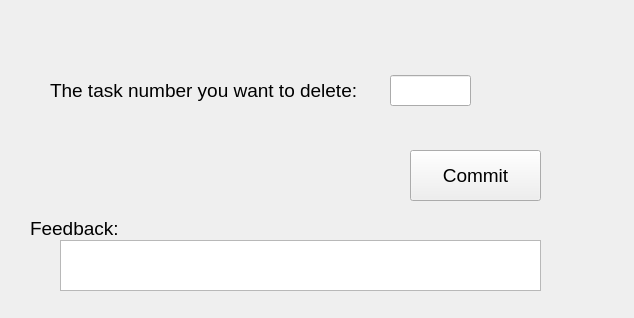
<?xml version="1.0" encoding="UTF-8"?>
<ui version="4.0">
 <class>DeleteTask</class>
 <widget class="QWidget" name="DeleteTask">
  <property name="geometry">
   <rect>
    <x>0</x>
    <y>0</y>
    <width>634</width>
    <height>318</height>
   </rect>
  </property>
  <property name="windowTitle">
   <string>Form</string>
  </property>
  <widget class="QLabel" name="label">
   <property name="geometry">
    <rect>
     <x>50</x>
     <y>80</y>
     <width>331</width>
     <height>21</height>
    </rect>
   </property>
   <property name="font">
    <font>
     <pointsize>14</pointsize>
    </font>
   </property>
   <property name="text">
    <string>The task number you want to delete:</string>
   </property>
  </widget>
  <widget class="QLineEdit" name="number">
   <property name="geometry">
    <rect>
     <x>390</x>
     <y>75</y>
     <width>81</width>
     <height>31</height>
    </rect>
   </property>
  </widget>
  <widget class="QPushButton" name="pushButton">
   <property name="geometry">
    <rect>
     <x>410</x>
     <y>150</y>
     <width>131</width>
     <height>51</height>
    </rect>
   </property>
   <property name="font">
    <font>
     <pointsize>14</pointsize>
    </font>
   </property>
   <property name="text">
    <string>Commit</string>
   </property>
  </widget>
  <widget class="QLabel" name="label_2">
   <property name="geometry">
    <rect>
     <x>30</x>
     <y>220</y>
     <width>101</width>
     <height>17</height>
    </rect>
   </property>
   <property name="font">
    <font>
     <pointsize>14</pointsize>
    </font>
   </property>
   <property name="text">
    <string>Feedback:</string>
   </property>
  </widget>
  <widget class="QTextBrowser" name="result">
   <property name="geometry">
    <rect>
     <x>60</x>
     <y>240</y>
     <width>481</width>
     <height>51</height>
    </rect>
   </property>
   <property name="font">
    <font>
     <pointsize>14</pointsize>
    </font>
   </property>
  </widget>
 </widget>
 <resources/>
 <connections/>
</ui>
